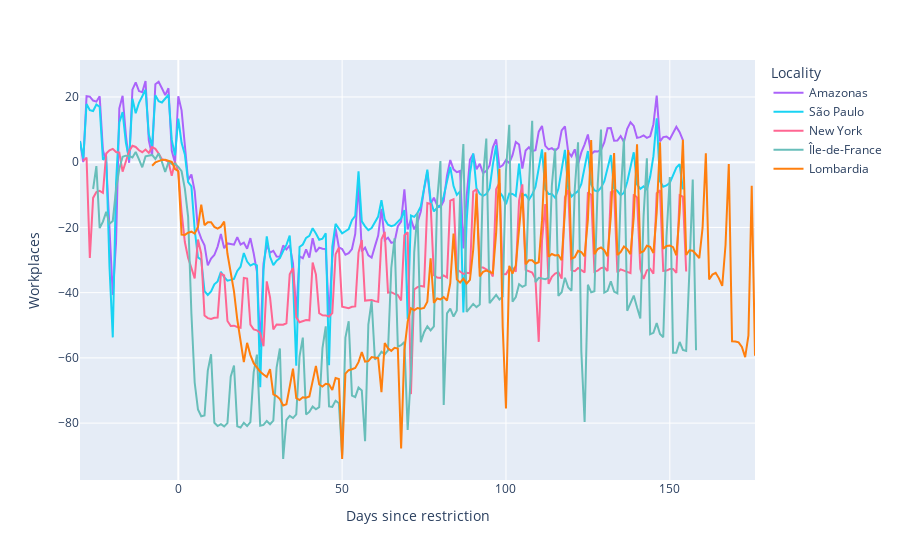

The notebook cell this image was saved under:
### Markdown cell above
#### Inspecting

### Code cell
#hide_input
fig = px.line(data_period.sort_values('n_days_since_restriction'), 
              x="n_days_since_restriction", y="workplaces", color="locality_name", 
              labels=plotly_labels, color_discrete_sequence = colors_sequence_locality)
fig.show()

### Figure 1 — Plotly figure (JSON) as saved in the notebook; plotly's stock layout.template omitted (floating-point values rounded to 4 significant figures; data arrays with more than 128 entries replaced by an {"elided": "..."} marker saying what was removed)
{"data": [{"hovertemplate": "Locality=Amazonas<br>Days since restriction=%{x}<br>Workplaces=%{y}<extra></extra>", "legendgroup": "Amazonas", "line": {"color": "#AB63FA", "dash": "solid"}, "mode": "lines", "name": "Amazonas", "orientation": "v", "showlegend": true, "type": "scatter", "x": {"elided": "185 int values"}, "xaxis": "x", "y": {"elided": "185 float values"}, "yaxis": "y"}, {"hovertemplate": "Locality=São Paulo<br>Days since restriction=%{x}<br>Workplaces=%{y}<extra></extra>", "legendgroup": "São Paulo", "line": {"color": "#19D3F3", "dash": "solid"}, "mode": "lines", "name": "São Paulo", "orientation": "v", "showlegend": true, "type": "scatter", "x": {"elided": "185 int values"}, "xaxis": "x", "y": {"elided": "185 float values"}, "yaxis": "y"}, {"hovertemplate": "Locality=New York<br>Days since restriction=%{x}<br>Workplaces=%{y}<extra></extra>", "legendgroup": "New York", "line": {"color": "#FF6692", "dash": "solid"}, "mode": "lines", "name": "New York", "orientation": "v", "showlegend": true, "type": "scatter", "x": {"elided": "185 int values"}, "xaxis": "x", "y": {"elided": "185 float values"}, "yaxis": "y"}, {"hovertemplate": "Locality=Île-de-France<br>Days since restriction=%{x}<br>Workplaces=%{y}<extra></extra>", "legendgroup": "Île-de-France", "line": {"color": "#68BEBA", "dash": "solid"}, "mode": "lines", "name": "Île-de-France", "orientation": "v", "showlegend": true, "type": "scatter", "x": {"elided": "185 int values"}, "xaxis": "x", "y": {"elided": "185 float values"}, "yaxis": "y"}, {"hovertemplate": "Locality=Lombardia<br>Days since restriction=%{x}<br>Workplaces=%{y}<extra></extra>", "legendgroup": "Lombardia", "line": {"color": "#FF7F0E", "dash": "solid"}, "mode": "lines", "name": "Lombardia", "orientation": "v", "showlegend": true, "type": "scatter", "x": {"elided": "185 int values"}, "xaxis": "x", "y": {"elided": "185 float values"}, "yaxis": "y"}], "layout": {"legend": {"title": {"text": "Locality"}, "tracegroupgap": 0}, "margin": {"t": 60}, "xaxis": {"anchor": "y", "domain": [0, 1], "title": {"text": "Days since restriction"}}, "yaxis": {"anchor": "x", "domain": [0, 1], "title": {"text": "Workplaces"}}}}
